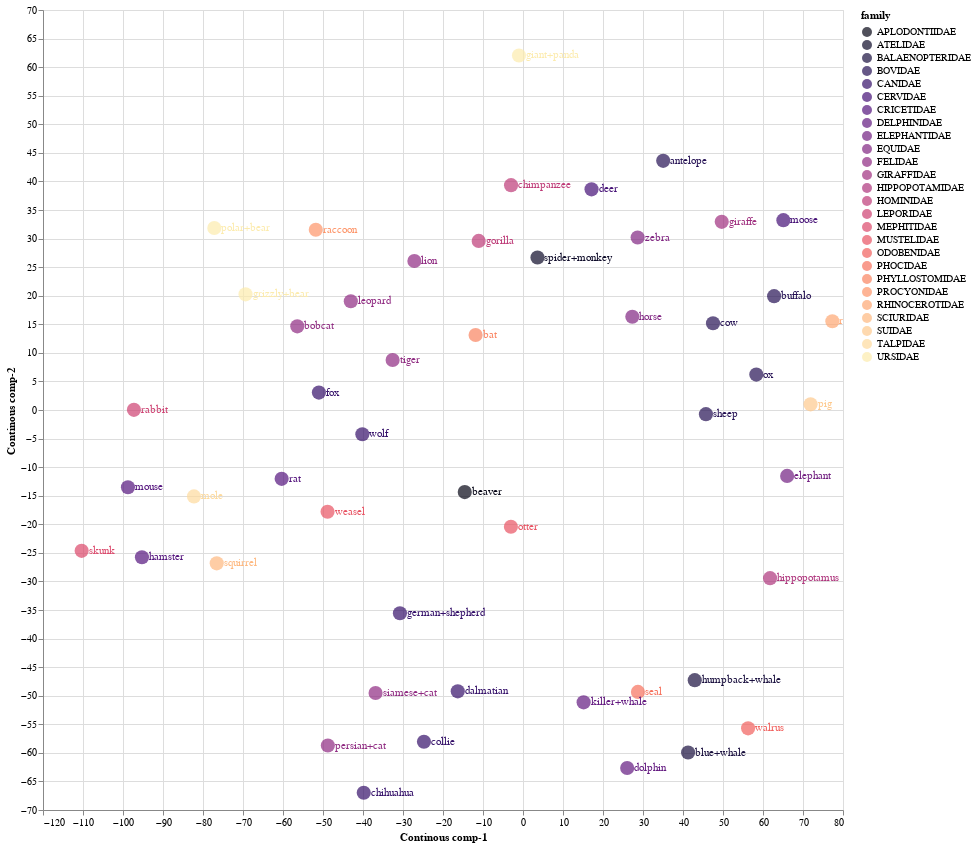

Notebook code cell kept with this figure:
### Code cell
source = tsne_continous_df1

points = alt.Chart(source).mark_circle(size=200).encode(
    x='Continous comp-1:Q',
    y='Continous comp-2:Q',
    color=alt.Color('family:N', scale=alt.Scale(scheme='Magma'))
    ).properties(
    width=800,
    height=800
)

text = points.mark_text(
    align='left',
    baseline='middle',
    dx=7
).encode(
    text='index:N'
)

points.interactive() + text

### Figure 1 — Vega-Lite specification as saved in the notebook (floating-point values rounded to 4 significant figures)
{"config": {"view": {"continuousWidth": 400, "continuousHeight": 300}}, "layer": [{"mark": {"type": "circle", "size": 200}, "encoding": {"color": {"field": "family", "scale": {"scheme": "Magma"}, "type": "nominal"}, "x": {"field": "Continous comp-1", "type": "quantitative"}, "y": {"field": "Continous comp-2", "type": "quantitative"}}, "height": 800, "selection": {"selector014": {"type": "interval", "bind": "scales", "encodings": ["x", "y"]}}, "width": 800}, {"mark": {"type": "text", "align": "left", "baseline": "middle", "dx": 7}, "encoding": {"color": {"field": "family", "scale": {"scheme": "Magma"}, "type": "nominal"}, "text": {"field": "index", "type": "nominal"}, "x": {"field": "Continous comp-1", "type": "quantitative"}, "y": {"field": "Continous comp-2", "type": "quantitative"}}, "height": 800, "width": 800}], "data": {"name": "data-bbf15b6064ca6039730e65dfb1abce76"}, "$schema": "https://vega.github.io/schema/vega-lite/v4.17.0.json", "datasets": {"data-bbf15b6064ca6039730e65dfb1abce76": [{"Continous comp-1": 35.05, "Continous comp-2": 43.6, "index": "antelope", "order": "ARTIODACTYLA", "family": "BOVIDAE", "K_mean": 1}, {"Continous comp-1": -69.37, "Continous comp-2": 20.24, "index": "grizzly+bear", "order": "CARNIVORA", "family": "URSIDAE", "K_mean": 2}, {"Continous comp-1": 15.16, "Continous comp-2": -51.16, "index": "killer+whale", "order": "ARTIODACTYLA", "family": "DELPHINIDAE", "K_mean": 3}, {"Continous comp-1": -14.56, "Continous comp-2": -14.37, "index": "beaver", "order": "RODENTIA", "family": "APLODONTIIDAE", "K_mean": 10}, {"Continous comp-1": -16.31, "Continous comp-2": -49.24, "index": "dalmatian", "order": "CARNIVORA", "family": "CANIDAE", "K_mean": 8}, {"Continous comp-1": -48.78, "Continous comp-2": -58.71, "index": "persian+cat", "order": "CARNIVORA", "family": "FELIDAE", "K_mean": 8}, {"Continous comp-1": 27.33, "Continous comp-2": 16.32, "index": "horse", "order": "PERISSODACTYLA", "family": "EQUIDAE", "K_mean": 1}, {"Continous comp-1": -30.77, "Continous comp-2": -35.57, "index": "german+shepherd", "order": "CARNIVORA", "family": "CANIDAE", "K_mean": 4}, {"Continous comp-1": 41.27, "Continous comp-2": -59.94, "index": "blue+whale", "order": "ARTIODACTYLA", "family": "BALAENOPTERIDAE", "K_mean": 3}, {"Continous comp-1": -36.86, "Continous comp-2": -49.53, "index": "siamese+cat", "order": "CARNIVORA", "family": "FELIDAE", "K_mean": 4}, {"Continous comp-1": -110.3, "Continous comp-2": -24.65, "index": "skunk", "order": "CARNIVORA", "family": "MEPHITIDAE", "K_mean": 14}, {"Continous comp-1": -82.25, "Continous comp-2": -15.12, "index": "mole", "order": "EULIPOTYPHLA", "family": "TALPIDAE", "K_mean": 0}, {"Continous comp-1": -32.59, "Continous comp-2": 8.758, "index": "tiger", "order": "CARNIVORA", "family": "FELIDAE", "K_mean": 12}, {"Continous comp-1": 61.76, "Continous comp-2": -29.42, "index": "hippopotamus", "order": "ARTIODACTYLA", "family": "HIPPOPOTAMIDAE", "K_mean": 9}, {"Continous comp-1": -43.04, "Continous comp-2": 19.03, "index": "leopard", "order": "CARNIVORA", "family": "FELIDAE", "K_mean": 7}, {"Continous comp-1": 65.09, "Continous comp-2": 33.22, "index": "moose", "order": "ARTIODACTYLA", "family": "CERVIDAE", "K_mean": 5}, {"Continous comp-1": 3.624, "Continous comp-2": 26.68, "index": "spider+monkey", "order": "PRIMATES", "family": "ATELIDAE", "K_mean": 6}, {"Continous comp-1": 42.94, "Continous comp-2": -47.28, "index": "humpback+whale", "order": "ARTIODACTYLA", "family": "BALAENOPTERIDAE", "K_mean": 3}, {"Continous comp-1": 66.03, "Continous comp-2": -11.53, "index": "elephant", "order": "PROBOSCIDEA", "family": "ELEPHANTIDAE", "K_mean": 5}, {"Continous comp-1": -11.08, "Continous comp-2": 29.59, "index": "gorilla", "order": "PRIMATES", "family": "HOMINIDAE", "K_mean": 6}, {"Continous comp-1": 58.33, "Continous comp-2": 6.2, "index": "ox", "order": "ARTIODACTYLA", "family": "BOVIDAE", "K_mean": 11}, {"Continous comp-1": -51.02, "Continous comp-2": 3.042, "index": "fox", "order": "CARNIVORA", "family": "CANIDAE", "K_mean": 7}, {"Continous comp-1": 45.73, "Continous comp-2": -0.7283, "index": "sheep", "order": "ARTIODACTYLA", "family": "BOVIDAE", "K_mean": 11}, {"Continous comp-1": 28.73, "Continous comp-2": -49.33, "index": "seal", "order": "CARNIVORA", "family": "PHOCIDAE", "K_mean": 3}, {"Continous comp-1": -2.987, "Continous comp-2": 39.35, "index": "chimpanzee", "order": "PRIMATES", "family": "HOMINIDAE", "K_mean": 6}, {"Continous comp-1": -95.26, "Continous comp-2": -25.76, "index": "hamster", "order": "RODENTIA", "family": "CRICETIDAE", "K_mean": 14}, {"Continous comp-1": -76.57, "Continous comp-2": -26.84, "index": "squirrel", "order": "RODENTIA", "family": "SCIURIDAE", "K_mean": 0}, {"Continous comp-1": 77.34, "Continous comp-2": 15.54, "index": "rhinoceros", "order": "PERISSODACTYLA", "family": "RHINOCEROTIDAE", "K_mean": 5}, {"Continous comp-1": -97.27, "Continous comp-2": 0.03202, "index": "rabbit", "order": "LAGOMORPHA", "family": "LEPORIDAE", "K_mean": 14}, {"Continous comp-1": -11.85, "Continous comp-2": 13.13, "index": "bat", "order": "CHIROPTERA", "family": "PHYLLOSTOMIDAE", "K_mean": 6}, {"Continous comp-1": 49.68, "Continous comp-2": 32.93, "index": "giraffe", "order": "ARTIODACTYLA", "family": "GIRAFFIDAE", "K_mean": 11}, {"Continous comp-1": -40.16, "Continous comp-2": -4.25, "index": "wolf", "order": "CARNIVORA", "family": "CANIDAE", "K_mean": 7}, {"Continous comp-1": -39.81, "Continous comp-2": -66.98, "index": "chihuahua", "order": "CARNIVORA", "family": "CANIDAE", "K_mean": 4}, {"Continous comp-1": -60.33, "Continous comp-2": -12.05, "index": "rat", "order": "RODENTIA", "family": "CRICETIDAE", "K_mean": 12}, {"Continous comp-1": -48.86, "Continous comp-2": -17.81, "index": "weasel", "order": "CARNIVORA", "family": "MUSTELIDAE", "K_mean": 12}, {"Continous comp-1": -3.021, "Continous comp-2": -20.44, "index": "otter", "order": "CARNIVORA", "family": "MUSTELIDAE", "K_mean": 10}, {"Continous comp-1": 62.78, "Continous comp-2": 19.92, "index": "buffalo", "order": "ARTIODACTYLA", "family": "BOVIDAE", "K_mean": 5}, {"Continous comp-1": 28.66, "Continous comp-2": 30.18, "index": "zebra", "order": "PERISSODACTYLA", "family": "EQUIDAE", "K_mean": 1}, {"Continous comp-1": -1.004, "Continous comp-2": 62.04, "index": "giant+panda", "order": "CARNIVORA", "family": "URSIDAE", "K_mean": 11}, {"Continous comp-1": 17.13, "Continous comp-2": 38.61, "index": "deer", "order": "ARTIODACTYLA", "family": "CERVIDAE", "K_mean": 1}, {"Continous comp-1": -56.43, "Continous comp-2": 14.64, "index": "bobcat", "order": "CARNIVORA", "family": "FELIDAE", "K_mean": 7}, {"Continous comp-1": 71.89, "Continous comp-2": 0.9891, "index": "pig", "order": "ARTIODACTYLA", "family": "SUIDAE", "K_mean": 11}, {"Continous comp-1": -27.15, "Continous comp-2": 26.08, "index": "lion", "order": "CARNIVORA", "family": "FELIDAE", "K_mean": 12}, {"Continous comp-1": -98.76, "Continous comp-2": -13.51, "index": "mouse", "order": "RODENTIA", "family": "CRICETIDAE", "K_mean": 14}, {"Continous comp-1": -77.17, "Continous comp-2": 31.85, "index": "polar+bear", "order": "CARNIVORA", "family": "URSIDAE", "K_mean": 2}, {"Continous comp-1": -24.76, "Continous comp-2": -58.06, "index": "collie", "order": "CARNIVORA", "family": "CANIDAE", "K_mean": 8}, {"Continous comp-1": 56.27, "Continous comp-2": -55.71, "index": "walrus", "order": "CARNIVORA", "family": "ODOBENIDAE", "K_mean": 13}, {"Continous comp-1": -51.8, "Continous comp-2": 31.55, "index": "raccoon", "order": "CARNIVORA", "family": "PROCYONIDAE", "K_mean": 7}, {"Continous comp-1": 47.5, "Continous comp-2": 15.18, "index": "cow", "order": "ARTIODACTYLA", "family": "BOVIDAE", "K_mean": 11}, {"Continous comp-1": 26.04, "Continous comp-2": -62.64, "index": "dolphin", "order": "ARTIODACTYLA", "family": "DELPHINIDAE", "K_mean": 3}]}}
